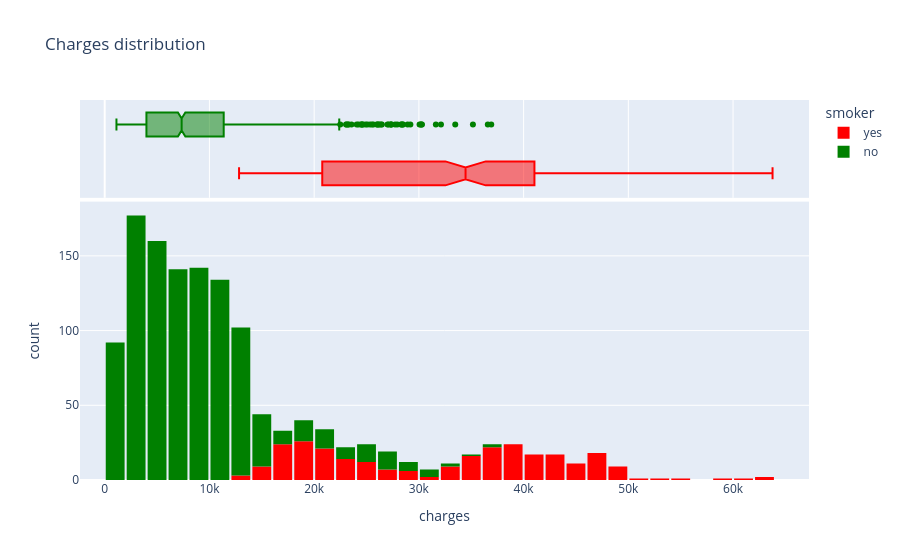

The notebook cell this image was saved under:
### Markdown cell above
CHARGES

### Code cell
fig=px.histogram(
    medical_df,
    x='charges',
    marginal='box',
    color='smoker',
    color_discrete_sequence=['red','green'],
    title='Charges distribution'
)
fig.update_layout(bargap=0.1)
fig.show()

### Figure 1 — Plotly figure (JSON) as saved in the notebook; plotly's stock layout.template omitted (floating-point values rounded to 4 significant figures; data arrays with more than 128 entries replaced by an {"elided": "..."} marker saying what was removed)
{"data": [{"bingroup": "x", "hovertemplate": "smoker=yes<br>charges=%{x}<br>count=%{y}<extra></extra>", "legendgroup": "yes", "marker": {"color": "red", "pattern": {"shape": ""}}, "name": "yes", "orientation": "v", "showlegend": true, "type": "histogram", "x": {"elided": "274 float values"}, "xaxis": "x", "yaxis": "y"}, {"hovertemplate": "smoker=yes<br>charges=%{x}<extra></extra>", "legendgroup": "yes", "marker": {"color": "red"}, "name": "yes", "notched": true, "showlegend": false, "type": "box", "x": {"elided": "274 float values"}, "xaxis": "x2", "yaxis": "y2"}, {"bingroup": "x", "hovertemplate": "smoker=no<br>charges=%{x}<br>count=%{y}<extra></extra>", "legendgroup": "no", "marker": {"color": "green", "pattern": {"shape": ""}}, "name": "no", "orientation": "v", "showlegend": true, "type": "histogram", "x": {"elided": "1064 float values"}, "xaxis": "x", "yaxis": "y"}, {"hovertemplate": "smoker=no<br>charges=%{x}<extra></extra>", "legendgroup": "no", "marker": {"color": "green"}, "name": "no", "notched": true, "showlegend": false, "type": "box", "x": {"elided": "1064 float values"}, "xaxis": "x2", "yaxis": "y2"}], "layout": {"bargap": 0.1, "barmode": "relative", "legend": {"title": {"text": "smoker"}, "tracegroupgap": 0}, "title": {"text": "Charges distribution"}, "xaxis": {"anchor": "y", "domain": [0, 1], "title": {"text": "charges"}}, "xaxis2": {"anchor": "y2", "domain": [0, 1], "matches": "x", "showgrid": true, "showticklabels": false}, "yaxis": {"anchor": "x", "domain": [0, 0.7326], "title": {"text": "count"}}, "yaxis2": {"anchor": "x2", "domain": [0.7426, 1], "matches": "y2", "showgrid": false, "showline": false, "showticklabels": false, "ticks": ""}}}
